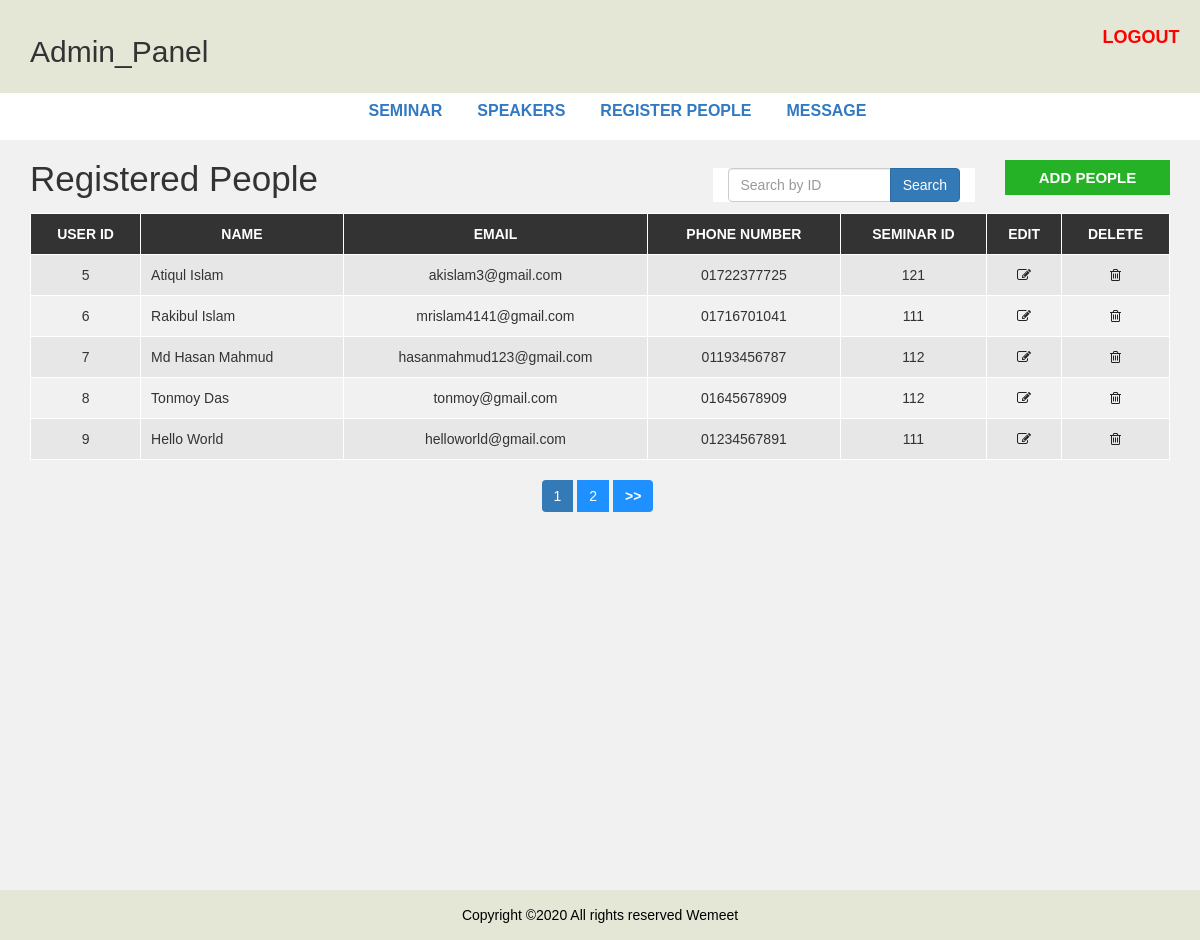
Page /admin/users.php (signed in) on the committed database.
### tables this page shows
CREATE TABLE `user_registration` (
  `user_id` int(10) NOT NULL,
  `name` varchar(255) NOT NULL,
  `email` varchar(255) NOT NULL,
  `phone` varchar(255) NOT NULL,
  `seminar_id` int(20) NOT NULL
);

### admin/users.php (the view, shortened to what this page needs)
<?php include "header.php"; ?>
  <div id="admin-content">
      <div class="container">
          <div class="row">
              <div class="col-md-7">
                  <h1 class="admin-heading">Registered People</h1>
              </div>
              <div class="col-md-3" style="background-color:#F1F1F1">
                <form class="search-post navbar-form" action="search.php" method ="POST">
                <div class="input-group">
                  <input type="text" name="search" class="form-control" placeholder="Search by ID">
                  <span class="input-group-btn">
                    <button type="submit" name="submit" class="btn btn-primary">Search</button>
                  </span>
                </div>
                  </form>
              </div>
              <div class="col-md-2" >
                  <a class="add-new" href="add_user.php">add People</a>
              </div>
              <div class="col-md-12">
  <?php
  include'config.php';
  $limit=5;
  if(isset($_GET['page'])){
    $page_number=$_GET['page'];
  }
  else{
    $page_number=1;
  }
  $offset=($page_number-1)*$limit;
  $query="SELECT *FROM user_registration ORDER BY user_id ASC LIMIT {$offset},{$limit}";
  $result=mysqli_query($conn,$query);
  $count=mysqli_num_rows($result);
  if($count>0){
   ?>
                  <table class="content-table">
                      <thead>
                          <th>User ID</th>
                          <th>Name</th>
                          <th>Email</th>
                          <th>Phone Number</th>
                          <th>Seminar Id</th>
                          <th>Edit</th>
                          <th>Delete</th>
                      </thead>
                      <tbody>
  <?php
  while($row=mysqli_fetch_assoc($result)){
    ?>
                          <tr>
                              <td><?php echo  $row['user_id']; ?></td>
                              <td><?php echo  $row['name']; ?></td>
                              <td><?php echo  $row['email']; ?></td>
                              <td><?php echo  $row['phone']; ?></td>
                              <td><?php echo  $row['seminar_id']; ?></td>
                              <td class='edit'><a href='update_user.php?id=<?php echo  $row['user_id']; ?>'><i class='fa fa-edit'></i></a></td>
                              <td class='delete'><a onclick="return confirm(
                              'Are you sure want to delete?')" href='delete_user.php?id=<?php echo  $row['user_id']; ?>'><i class='fa fa-trash-o'></i></a></td>
                          </tr>
  <?php  } ?>
                      </tbody>
  <?php } ?>
                  </table>
<?php
$query1="SELECT *FROM user_registration";
$result1=mysqli_query($conn,$query1) OR die("failed");
if(mysqli_num_rows($result1)){
  $total_recoards=mysqli_num_rows($result1);
  $total_page=ceil($total_recoards/$limit);
  echo"<ul class='pagination admin-pagination'>";
  for($i=1; $i<=$total_page; $i++){
    if($i==$page_number){
      $active="active";
    }
    else{
      $active="";
    }
    echo'<li class='.$active.'><a href="users.php?page='.$i.'">'.$i.'</a></li>';
  }
  if($page_number<$total_page){
     echo '<li><a href="users.php?page='.($page_number+1).'"><b>>></b></a></li>';
  }
  echo"</ul>";
}
 ?>
              </div>
          </div>
      </div>
  </div>
<?php include "footer.php"; ?>

### css/admin_style.css (style rules this page uses)
body { background: #f1f1f1; font-family: sans-serif,arial,Helvetica; }
#admin-content { padding: 20px 0; min-height: 750px; }
#admin-content .admin-heading { font-size: 35px; margin: 0 0 15px; }
#admin-content .add-new { color: #fff; background-color: #26b226; font-size: 15px; font-weight: 600; text-align: center; text-transform: uppercase; padding: 7px 10px; display: block; transition: all 0.3s; }
#admin-content .content-table { border: 1px solid #000; width: 100%; margin: 0 0 20px; }
#admin-content .content-table thead { color: #fff; background-color: #333; }
#admin-content .content-table th { padding: 10px; border: 1px solid #fff; font-weight: 600; text-align: center; text-transform: uppercase; }
#admin-content .content-table tbody { color: #333; }
#admin-content .content-table tbody tr { background-color: #e7e7e7; }
#admin-content .content-table tbody tr:nth-child(even) { background-color: transparent; }
#admin-content .content-table tbody td { padding: 10px; border: 1px solid #fff; text-align: center; }
#admin-content .content-table tbody td:nth-child(2) { text-align: left; }
#admin-content .admin-pagination { margin: 0; }
#admin-content .admin-pagination li a { display: block; }
.id, .edit, .delete { text-align:center; }
form { background: #fff; padding: 25px; box-shadow:0 1px 3px rgba(0, 0, 0, 0.13); }
.pagination { display: block; text-align: center; margin: 0; }
.pagination li { display:inline-block; margin: 0 5px 0 0; }
.pagination li a { border: none; background: #1e90ff; color: #fff; }
i.fa { color:#222; }

### rows in the picture
user_registration: user_id "5", name "Atiqul Islam", email "akislam3@gmail.com", phone "01722377725", seminar "121"
user_registration: user_id "6", name "Rakibul Islam", email "mrislam4141@gmail.com", phone "01716701041", seminar "111"
user_registration: user_id "7", name "Md Hasan Mahmud", email "hasanmahmud123@gmail.com", phone "01193456787", seminar "112"
user_registration: user_id "8", name "Tonmoy Das", email "tonmoy@gmail.com", phone "01645678909", seminar "112"
user_registration: user_id "9", name "Hello World", email "helloworld@gmail.com", phone "01234567891", seminar "111"
